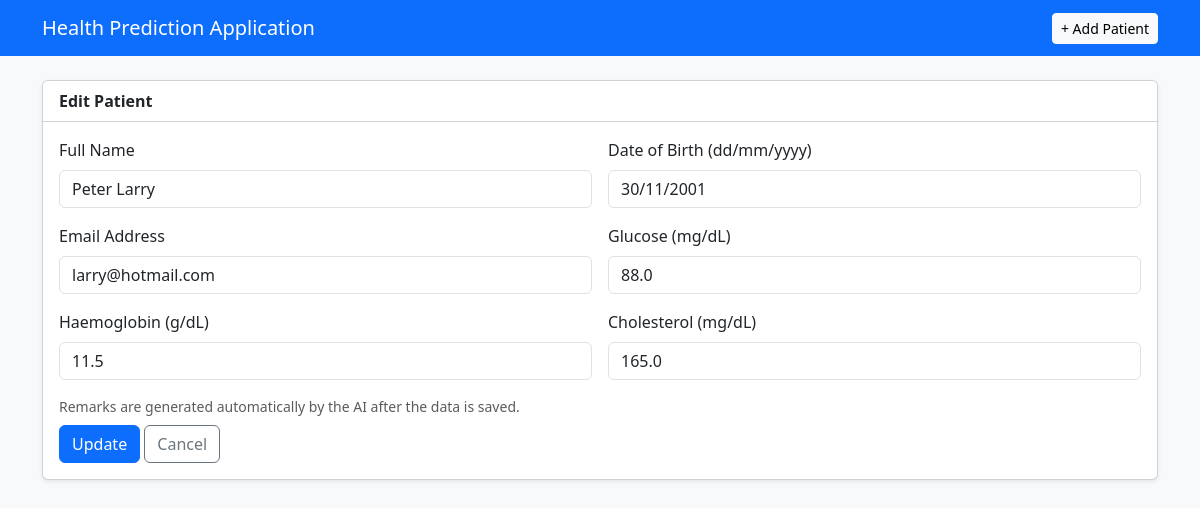
/edit/6, run on the app's committed database.
### tables this page shows
CREATE TABLE patients (
    id          INTEGER PRIMARY KEY AUTOINCREMENT,
    full_name   TEXT NOT NULL,
    dob         TEXT NOT NULL,                     -- stored as ISO yyyy-mm-dd
    email       TEXT NOT NULL UNIQUE COLLATE NOCASE,
    glucose     REAL NOT NULL,
    haemoglobin REAL NOT NULL,
    cholesterol REAL NOT NULL,
    remarks     TEXT NOT NULL DEFAULT ''
);

### app.py (the view, shortened to what this page needs)
@app.route("/edit/<int:patient_id>", methods=["GET", "POST"])
def edit(patient_id):
    patient = db.get_patient(patient_id)
    if patient is None:
        flash("Record not found.", "danger")
        return redirect(url_for("index"))
    if request.method == "GET":
        values = {
            "full_name": patient["full_name"],
            "dob": date.fromisoformat(patient["dob"]).strftime("%d/%m/%Y"),
            "email": patient["email"],
            "glucose": patient["glucose"],
            "haemoglobin": patient["haemoglobin"],
            "cholesterol": patient["cholesterol"],
        }
        return render_template("form.html", patient=patient, values=values, errors={})

### database.py (called while the page is built)
def get_conn(db_path=DB_PATH):
    conn = sqlite3.connect(db_path)
    conn.row_factory = sqlite3.Row
    return conn

def get_patient(patient_id: int, db_path=DB_PATH):
    with get_conn(db_path) as conn:
        return conn.execute("SELECT * FROM patients WHERE id = ?", (patient_id,)).fetchone()

### template/form.html (shortened to what this page needs)
{% extends "base.html" %}
{% macro field(name, label, placeholder='', type='text', step=None) %}
  <div class="col-md-6">
    <label class="form-label" for="{{ name }}">{{ label }}</label>
    <input class="form-control {{ 'is-invalid' if errors.get(name) }}" id="{{ name }}" name="{{ name }}"
           type="{{ type }}" {% if step %}step="{{ step }}"{% endif %}
           placeholder="{{ placeholder }}" value="{{ values.get(name, '') }}" required>
  </div>
{% endmacro %}
{% block content %}
<div class="card shadow-sm">
  <div class="card-header bg-white"><strong>{{ 'Edit' if patient else 'Add' }} Patient</strong></div>
  <div class="card-body">
    <form method="post" novalidate class="row g-3">
      {{ field('full_name', 'Full Name', 'e.g. Jane Citizen') }}
      {{ field('dob', 'Date of Birth (dd/mm/yyyy)', 'dd/mm/yyyy') }}
      {{ field('email', 'Email Address', 'name@example.com', 'email') }}
      {{ field('glucose', 'Glucose (mg/dL)', 'e.g. 95', 'text') }}
      {{ field('haemoglobin', 'Haemoglobin (g/dL)', 'e.g. 13.5', 'text') }}
      {{ field('cholesterol', 'Cholesterol (mg/dL)', 'e.g. 180', 'text') }}
      <div class="col-12">
        <p class="text-muted small mb-2">Remarks are generated automatically by the AI after the data is saved.</p>
        <button class="btn btn-primary" type="submit">{{ 'Update' if patient else 'Save' }}</button>
        <a class="btn btn-outline-secondary" href="{{ url_for('index') }}">Cancel</a>
      </div>
    </form>
  </div>
</div>
{% endblock %}

### data on the page
patients: full_name "Peter Larry", email "larry@hotmail.com", glucose "88.0", haemoglobin "11.5", cholesterol "165.0"

### other printed values
{{ 'Edit' if patient else 'Add' }} "Edit"
{{ label }} "Full Name Date of Birth (dd/mm/yyyy) Email Address Glucose (mg/dL) Haemoglobin (g/dL) Cholesterol (mg/dL)"
{{ 'Update' if patient else 'Save' }} "Update"
